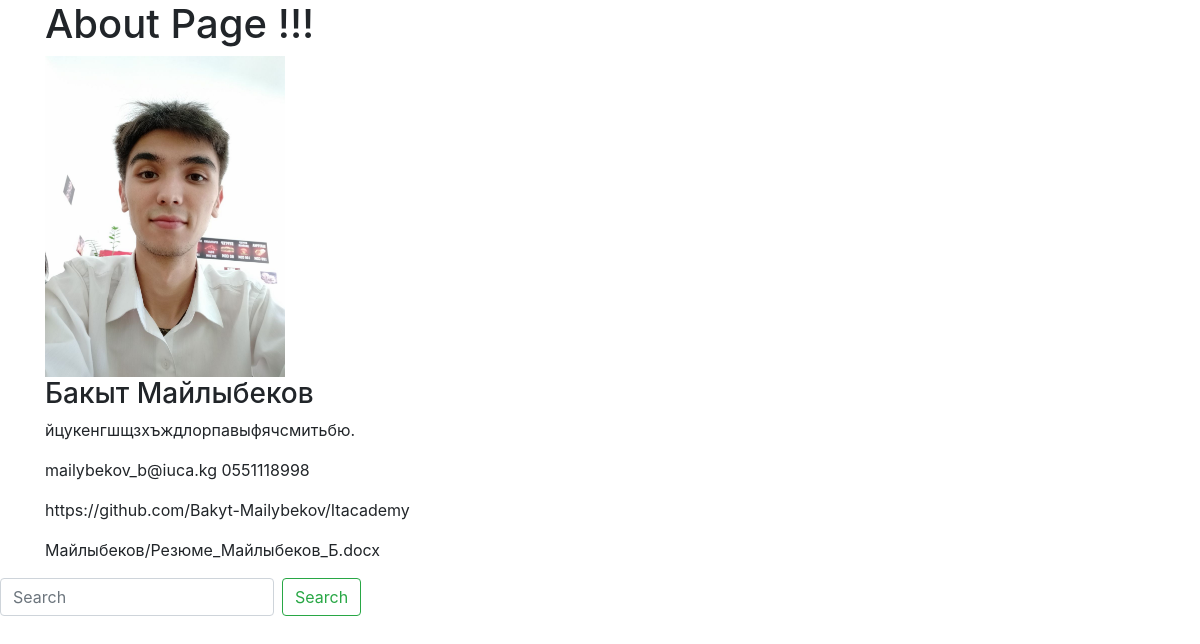
The page /about/ on the database its author committed.
### kssdasite/models.py (models this page shows, shortened)
class Alumni(models.Model):
	class Meta:
		verbose_name_plural = 'Alumni'
	first_name_alumni = models.CharField(max_length=32)
	last_name_alumni = models.CharField(max_length=32)
	picture_alumni = models.ImageField(upload_to=upload_location, max_length=255, blank=True, null=True)
	description_alumni = models.TextField(blank=True, null=True)
	email_alumni = models.EmailField(max_length=50, blank=True, null=True)
	phone_number_alumni = models.CharField(max_length=32, blank=True, null=True)
	github_link_alumni = models.URLField(blank=True, null=True)
	cv_alumni = models.FileField(upload_to=upload_location, default="")
	language_alumni = models.ForeignKey(Language, default="", on_delete=models.CASCADE, blank=True)

### kssdasite/views.py (the view)
# urls.py: path('about/', views.about, name='About'),
def about(request):
    alumni = Alumni.objects.all()
    search_query = request.GET.get('search', '')
    if search_query:
        alumni = Alumni.objects.filter(first_name_alumni=search_query)
    else:
        alumni = Alumni.objects.all()
    return render(request, 'kssdasite/about.html', {'alumnis': alumni})

### kssdasite/templates/kssdasite/about.html (shortened to what this page needs)
<!DOCTYPE html>
<html lang="en">
  <head>
    <link rel="stylesheet" href="https://maxcdn.bootstrapcdn.com/bootstrap/4.0.0/css/bootstrap.min.css">
  </head>
  <body>
  	<div class="container">
	    <h1>About Page !!!</h1>
			{% for alumni in alumnis %}
				<img src="{{ alumni.picture_alumni.url }}" width="240">
				<h3>{{ alumni.first_name_alumni }} {{ alumni.last_name_alumni }} </h3>
        <p>{{ alumni.description_alumni }}</p>
				<p>{{ alumni.email_alumni }} {{ alumni.phone_number_alumni }}</p>
        <p>{{ alumni.github_link_alumni }}</p>
        <p>{{ alumni.cv_alumni }}</p>
			{% endfor %}
	</div>
  <form class="form-inline my-2 my-lg-0" action="{% url 'About' %}">
    <input class="form-control mr-sm-2" type="search" placeholder="Search" aria-lable="Search" name="search">
    <button class="btn btn-outline-success my-2 my-sm-0" type="submit">Search</button>
  </form>
  </body>
</html>

### rows shown on the page
Alumni: picture_alumni (picture), first_name_alumni "Бакыт", last_name_alumni "Майлыбеков", description_alumni "йцукенгшщзхъждлорпавыфячсмитьбю.", email_alumni "mailybekov_b@iuca.kg", phone_number_alumni "0551118998", github_link_alumni "https://github.com/Bakyt-Mailybekov/Itacademy", cv_alumni "Майлыбеков/Резюме_Майлыбеков_Б.docx"
